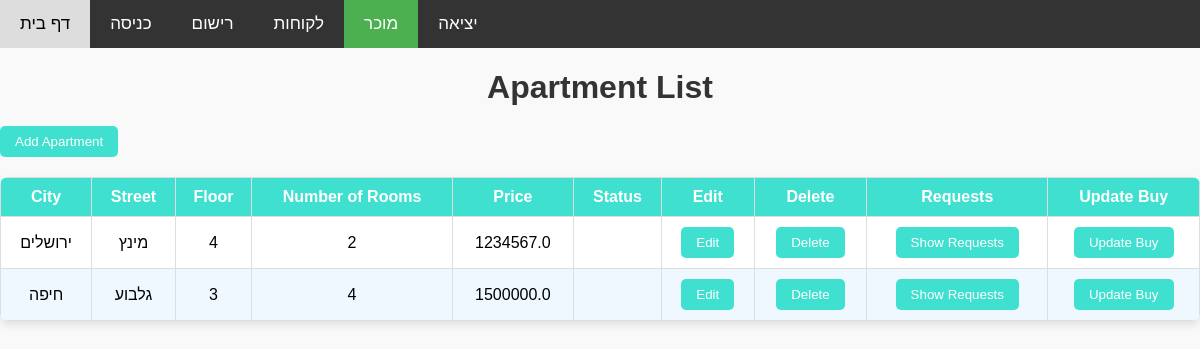
The page /SellerList/ (signed in) on the database its author committed.
### Apartments/models.py (models this page shows, shortened)
class Apartment(models.Model):
    city = models.CharField(max_length=30)
    street = models.CharField(max_length=30)
    floor = models.IntegerField()
    rooms = models.IntegerField()
    price = models.FloatField()
    description = models.CharField(max_length=120)
    Status = models.BooleanField(default=False)
    seller = models.ForeignKey(User, on_delete=models.CASCADE, related_name='Apartment_seller', db_column = 'Apartment_seller')

### Apartments/views.py (the view)
# urls.py: path('SellerList/', include([
def SellerList(request):
    user = request.user
    apartments = Apartment.objects.filter(seller=user)
    data = {
            'apartments': apartments
         }
    return render(request, 'SellerList.html', data)

### Templates/SellerList.html (shortened to what this page needs)
<!DOCTYPE html>
<html lang="en">
<head>
</head>
<body>
 {% include 'layout.html' %}
<h1>Apartment List</h1>
<a href="{% url 'Add' %}">
    <button type="button">Add Apartment</button>
</a>
<table>
    <thead>
    <tr>
        <th>City</th>
        <th>Street</th>
        <th>Floor</th>
        <th>Number of Rooms</th>
        <th>Price</th>
        <th>Status</th>
        <th>Edit</th>
        <th>Delete</th>
        <th>Requests</th>
        <th>Update Buy</th>
    </tr>
    </thead>
    <tbody>
    {% for apartment in apartments %}
    <tr>
        <td>{{ apartment.city }}</td>
        <td>{{ apartment.street }}</td>
        <td>{{ apartment.floor }}</td>
        <td>{{ apartment.rooms }}</td>
        <td>{{ apartment.price }}</td>
        <td>{{ apartment.status }}</td>
        <td>
            <form method="POST" action="{% url 'Update' apartment.id %}">
                <button type="submit">Edit</button>
            </form>
        </td>
        <td>
            <a href="{% url 'Delete' apartment.id %}">
                <button type="button">Delete</button>
            </a>
        </td>
        <td>
            <a href="{% url 'ShowRequest' apartment.id %}">
                <button type="button">Show Requests</button>
            </a>
        </td>
        <td>
            <form method="POST" action="{% url 'UpdateBuy' apartment.id %}">
                <button type="submit">Update Buy</button>
            </form>
        </td>
    </tr>
    {% empty %}
    <tr>
        <td colspan="10">No apartments available</td>
    </tr>
    {% endfor %}
    </tbody>
</table>
</body>
</html>

### Templates/SellerList.html (style rules this page uses)
body { font-family: Arial, sans-serif; background-color: #f9f9f9; margin: 0; padding: 20px; }
h1 { text-align: center; color: #333; margin-bottom: 20px; }
table { width: 100%; border-collapse: collapse; margin: 20px auto; background-color: #fff; box-shadow: 0 4px 8px rgba(0, 0, 0, 0.1); border-radius: 8px; overflow: hidden; }
thead { background-color: #40E0D0; color: #fff; }
th, td { text-align: center; padding: 10px; border: 1px solid #ddd; }
tbody tr:nth-child(even) { background-color: #f0f8ff; }
th { font-weight: bold; }
button { background-color: #40E0D0; color: white; border: none; border-radius: 5px; padding: 8px 15px; cursor: pointer; transition: background-color 0.3s ease; }
a button { text-decoration: none; }
a { text-decoration: none; }

### Templates/layout.html (style rules this page uses)
body { font-family: Arial, sans-serif; margin: 0; padding: 0; }

### rows shown on the page
Apartment: city "ירושלים", street "מינץ", floor "4", rooms "2", price "1234567.0"
Apartment: city "חיפה", street "גלבוע", floor "3", rooms "4", price "1500000.0"
